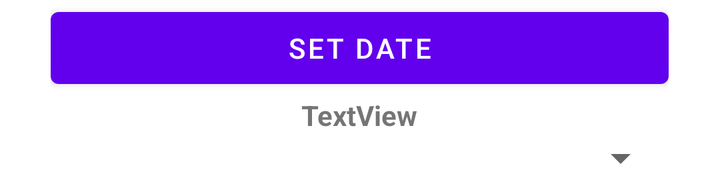
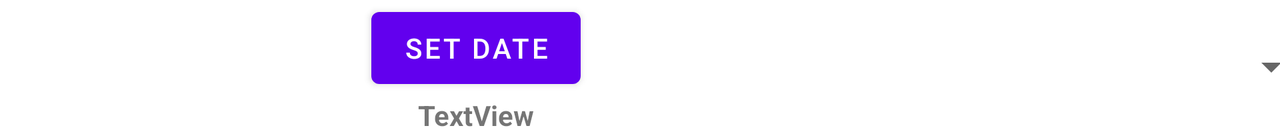

An Android layout and its configuration variant, each rendered on a device that would load it. The default file and the variant file are quoted in full after the pictures.
<!-- AndroidManifest.xml: application theme Theme.TrafficScotlandMPDCW -->
<!-- res/layout/fragment_home_options.xml -->
<?xml version="1.0" encoding="utf-8"?>
<LinearLayout xmlns:android="http://schemas.android.com/apk/res/android"
    xmlns:tools="http://schemas.android.com/tools"
    android:layout_width="match_parent"
    android:layout_height="wrap_content"
    tools:context="com.example.thomson_duncan_s2028296.Fragments.HomeOptionsFragment">


    <LinearLayout
        android:layout_width="match_parent"
        android:layout_height="wrap_content"
        android:gravity="center_horizontal"
        android:orientation="horizontal">


        <LinearLayout
            android:layout_width="wrap_content"
            android:layout_height="match_parent"
            android:orientation="vertical">

            <Button
                android:id="@+id/datepickerBTN"
                android:layout_width="309dp"
                android:layout_height="wrap_content"
                android:text="Set Date" />

            <TextView
                android:id="@+id/setDateTV"
                android:layout_width="match_parent"
                android:layout_height="wrap_content"
                android:text="TextView"
                android:textAlignment="center"
                android:textStyle="bold" />

            <Spinner
                android:id="@+id/type_spinner"
                android:layout_width="match_parent"
                android:layout_height="wrap_content" />

        </LinearLayout>


    </LinearLayout>


</LinearLayout>
<!-- resources referenced by this layout -->
<resources>
  <style name="Theme.TrafficScotlandMPDCW" parent="Theme.MaterialComponents.DayNight.DarkActionBar">
          
          <item name="colorPrimary">@color/purple_500</item>
          <item name="colorPrimaryVariant">@color/purple_700</item>
          <item name="colorOnPrimary">@color/white</item>
          
          <item name="colorSecondary">@color/teal_200</item>
          <item name="colorSecondaryVariant">@color/teal_700</item>
          <item name="colorOnSecondary">@color/black</item>
          
          <item name="android:statusBarColor" tools:targetApi="l">?attr/colorPrimaryVariant</item>
          
      </style>
  <color name="purple_500">#FF6200EE</color>
  <color name="purple_700">#FF3700B3</color>
  <color name="white">#FFFFFFFF</color>
  <color name="teal_200">#FF03DAC5</color>
  <color name="teal_700">#FF018786</color>
  <color name="black">#FF000000</color>
</resources>
<!-- res/layout-land/fragment_home_options.xml (the repository's variant of the layout above) -->
<!-- drawn on the phone turned sideways -->
<?xml version="1.0" encoding="utf-8"?>
<LinearLayout xmlns:android="http://schemas.android.com/apk/res/android"
    xmlns:tools="http://schemas.android.com/tools"
    android:layout_width="match_parent"
    android:layout_height="wrap_content"
    android:gravity="center"
    android:orientation="vertical"
    tools:context="com.example.thomson_duncan_s2028296.Fragments.HomeOptionsFragment">


    <LinearLayout
        android:layout_width="match_parent"
        android:layout_height="wrap_content"
        android:orientation="horizontal">

        <LinearLayout
            android:layout_width="476dp"
            android:layout_height="wrap_content"
            android:gravity="center"
            android:orientation="vertical">

            <Button
                android:id="@+id/datepickerBTN"
                android:layout_width="wrap_content"
                android:layout_height="wrap_content"
                android:text="Set Date" />

            <TextView
                android:id="@+id/setDateTV"
                android:layout_width="match_parent"
                android:layout_height="match_parent"
                android:text="TextView"
                android:textAlignment="center"
                android:textStyle="bold" />

        </LinearLayout>

        <LinearLayout
            android:layout_width="match_parent"
            android:layout_height="match_parent"
            android:gravity="center"
            android:orientation="vertical">

            <Spinner
                android:id="@+id/type_spinner"
                android:layout_width="203dp"
                android:layout_height="wrap_content" />
        </LinearLayout>

    </LinearLayout>


</LinearLayout>
